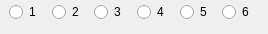
                              <widget class="QWidget" name="flvTracks">
                               <widget class="QWidget" name="horizontalLayoutWidget">
                                <property name="geometry">
                                 <rect>
                                  <x>9</x>
                                  <y>0</y>
                                  <width>250</width>
                                  <height>25</height>
                                 </rect>
                                </property>
                                <layout class="QHBoxLayout" name="horizontalLayout_24">
                                 <item>
                                  <widget class="QRadioButton" name="flvTrack1">
                                   <property name="text">
                                    <string>1</string>
                                   </property>
                                  </widget>
                                 </item>
                                 <item>
                                  <widget class="QRadioButton" name="flvTrack2">
                                   <property name="text">
                                    <string>2</string>
                                   </property>
                                  </widget>
                                 </item>
                                 <item>
                                  <widget class="QRadioButton" name="flvTrack3">
                                   <property name="text">
                                    <string>3</string>
                                   </property>
                                  </widget>
                                 </item>
                                 <item>
                                  <widget class="QRadioButton" name="flvTrack4">
                                   <property name="text">
                                    <string>4</string>
                                   </property>
                                  </widget>
                                 </item>
                                 <item>
                                  <widget class="QRadioButton" name="flvTrack5">
                                   <property name="text">
                                    <string>5</string>
                                   </property>
                                  </widget>
                                 </item>
                                 <item>
                                  <widget class="QRadioButton" name="flvTrack6">
                                   <property name="text">
                                    <string>6</string>
                                   </property>
                                  </widget>
                                 </item>
                                </layout>
                               </widget>
                              </widget>
